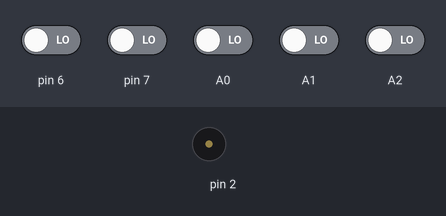
Bench run of a sketch on a simulated Arduino Uno, built with avr-gcc and run on an emulated ATmega328P. Shown: buzzer (waves = sounding). Inputs (shaded band) come from the test bench; at power-on: A0–2, pin 6, pin 7 LOW.

Above: at 1.7 s.
1.8 s: pin 6 driven HIGH
At 2.5 s:
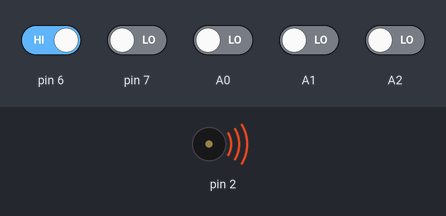
3.3 s: pin 6 driven LOW
At 3.7 s:
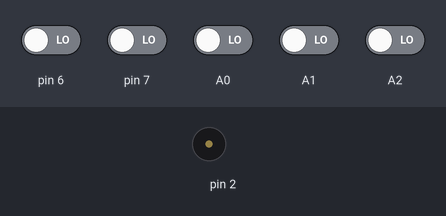
4.9 s: pin 7 driven HIGH
At 6.2 s:
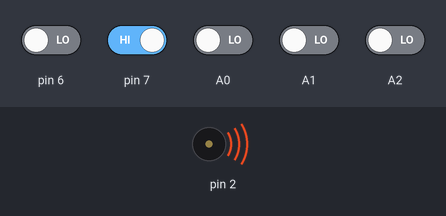
Timing chart, 0 to 7.9 s (numbered marks = the images above; inputs shaded):
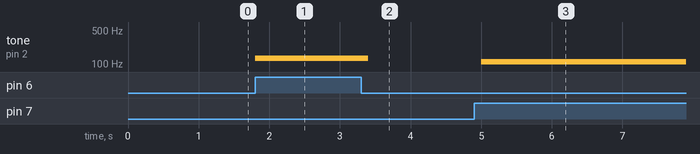

Measured:
- after the input at 1.8 s, tone on pin 2: silent → 131 Hz at once
- after the input at 3.3 s, tone on pin 2: 131 Hz → silent after 0.10 s
- after the input at 4.9 s, tone on pin 2: silent → 110 Hz after 0.10 s

The sketch:

buzzer_test.ino
```cpp
#include "pitches.h"

typedef struct task {
  int state;
  unsigned long period;
  unsigned long elapsedTime;
  int (*TickFct)(int);
} task;

// notes in the melody:
int melody[] = {

  NOTE_C4, NOTE_G3, NOTE_G3, NOTE_A3, NOTE_G3, 0, NOTE_B3, NOTE_C4
};

// note durations: 4 = quarter note, 8 = eighth note, etc.:
int noteDurations[] = {

  4, 8, 8, 4, 4, 4, 4, 4
};

unsigned char thisNote = 0;
enum States{Init, Start, Release, Clear} state;
int Tick(int state) {
    switch(state) {
    case Init:


        if (digitalRead(A0) == 1) {
          tone(2, NOTE_C4);
        }
        else if (digitalRead(A1) == 1) {
          tone(2, NOTE_G3);
        }
        else if (digitalRead(A2) == 1) {
          tone(2, NOTE_A3);
        }
        else if (digitalRead(6) == 1) {
          tone(2, NOTE_C3);
        }
        else if (digitalRead(7) == 1) {
          tone(2, NOTE_A2);
        }
        else{
          noTone(2);
        }

        // iterate over the notes of the melody:

//        for (int thisNote = 0; thisNote < 8; thisNote++) {
//
//          // to calculate the note duration, take one second divided by the note type.
//
//          //e.g. quarter note = 1000 / 4, eighth note = 1000/8, etc.
//
//          int noteDuration = 1000 / noteDurations[thisNote];
//
//          tone(8, melody[thisNote], noteDuration);
//
//          // to distinguish the notes, set a minimum time between them.
//
//          // the note's duration + 30% seems to work well:
//
//          int pauseBetweenNotes = noteDuration * 1.30;
//
//          delay(pauseBetweenNotes);
//
//          // stop the tone playing:
//
//          noTone(8);


//  }
  state = Init;
          break;
}
return state;
}

const unsigned short tasksNum = 1;
task tasks[tasksNum];

void setup() {
  pinMode(A0, INPUT);
  pinMode(A1, INPUT);

  Serial.begin(9600);

  unsigned char n = 0;
  tasks[n].state = Init;
  tasks[n].period = 200;
  tasks[n].elapsedTime = 0;
  tasks[n].TickFct = &Tick;
}


void loop() {
  // put your main code here, to run repeatedly:
  unsigned char i;
  for (i = 0; i < tasksNum; ++i) {
    if ( (millis() - tasks[i].elapsedTime) >= tasks[i].period) {
      tasks[i].state = tasks[i].TickFct(tasks[i].state);
      tasks[i].elapsedTime = millis(); // Last time this task was ran
      //Serial.println(tasks[i].state);
    }
  }
  delay(100);
}
```

pitches.h
```cpp
/*************************************************

 * Public Constants

 *************************************************/

#define NOTE_B0  31
#define NOTE_C1  33
#define NOTE_CS1 35
#define NOTE_D1  37
#define NOTE_DS1 39
#define NOTE_E1  41
#define NOTE_F1  44
#define NOTE_FS1 46
#define NOTE_G1  49
#define NOTE_GS1 52
#define NOTE_A1  55
#define NOTE_AS1 58
#define NOTE_B1  62
#define NOTE_C2  65
#define NOTE_CS2 69
#define NOTE_D2  73
#define NOTE_DS2 78
#define NOTE_E2  82
#define NOTE_F2  87
#define NOTE_FS2 93
#define NOTE_G2  98
#define NOTE_GS2 104
#define NOTE_A2  110
#define NOTE_AS2 117
#define NOTE_B2  123
#define NOTE_C3  131
#define NOTE_CS3 139
#define NOTE_D3  147
#define NOTE_DS3 156
#define NOTE_E3  165
#define NOTE_F3  175
#define NOTE_FS3 185
#define NOTE_G3  196
#define NOTE_GS3 208
#define NOTE_A3  220
#define NOTE_AS3 233
#define NOTE_B3  247
#define NOTE_C4  262
#define NOTE_CS4 277
#define NOTE_D4  294
#define NOTE_DS4 311
#define NOTE_E4  330
#define NOTE_F4  349
#define NOTE_FS4 370
#define NOTE_G4  392
#define NOTE_GS4 415
#define NOTE_A4  440
#define NOTE_AS4 466
#define NOTE_B4  494
#define NOTE_C5  523
#define NOTE_CS5 554
#define NOTE_D5  587
#define NOTE_DS5 622
#define NOTE_E5  659
#define NOTE_F5  698
#define NOTE_FS5 740
#define NOTE_G5  784
#define NOTE_GS5 831
#define NOTE_A5  880
#define NOTE_AS5 932
#define NOTE_B5  988
#define NOTE_C6  1047
#define NOTE_CS6 1109
#define NOTE_D6  1175
#define NOTE_DS6 1245
#define NOTE_E6  1319
#define NOTE_F6  1397
#define NOTE_FS6 1480
#define NOTE_G6  1568
#define NOTE_GS6 1661
#define NOTE_A6  1760
#define NOTE_AS6 1865
#define NOTE_B6  1976
#define NOTE_C7  2093
#define NOTE_CS7 2217
#define NOTE_D7  2349
#define NOTE_DS7 2489
#define NOTE_E7  2637
#define NOTE_F7  2794
#define NOTE_FS7 2960
#define NOTE_G7  3136
#define NOTE_GS7 3322
#define NOTE_A7  3520
#define NOTE_AS7 3729
#define NOTE_B7  3951
#define NOTE_C8  4186
#define NOTE_CS8 4435
#define NOTE_D8  4699
#define NOTE_DS8 4978
```
